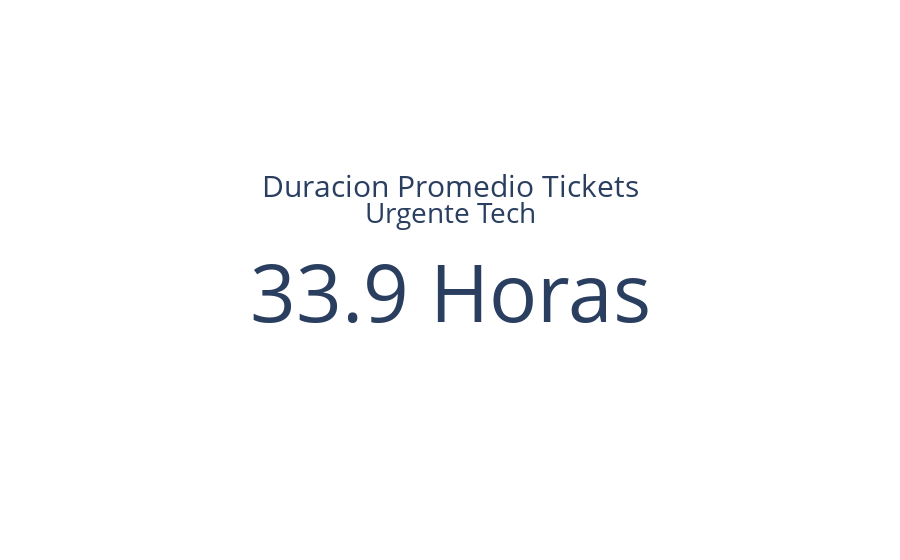

Notebook cell for this chart:
### Code cell
# Tarjeta que muestra la duracion promedio de los tickets Urgentes de Tech

fig = go.Figure()

fig.add_trace(go.Indicator(
    mode = "number",
    value = tickets_tech_time[tickets_tech_time['t_finalizado'] == True].describe()['Duracion_Ticket_horas']['mean'],
    number = {'suffix' : ' Horas'},
    title = {"text": "<span style='font-size:1.5em'>Duracion Promedio Tickets</span><br><span style='font-size:1.4em'>Urgente Tech</span><br>"},
    domain = {'x': [1, 1], 'y': [1, 1]}))

### Figure 1 — Plotly figure (JSON) as saved in the notebook; plotly's stock layout.template omitted (floating-point values rounded to 4 significant figures)
{"data": [{"domain": {"x": [1, 1], "y": [1, 1]}, "mode": "number", "number": {"suffix": " Horas"}, "title": {"text": "<span style='font-size:1.5em'>Duracion Promedio Tickets</span><br><span style='font-size:1.4em'>Urgente Tech</span><br>"}, "type": "indicator", "value": 33.86}], "layout": {}}
